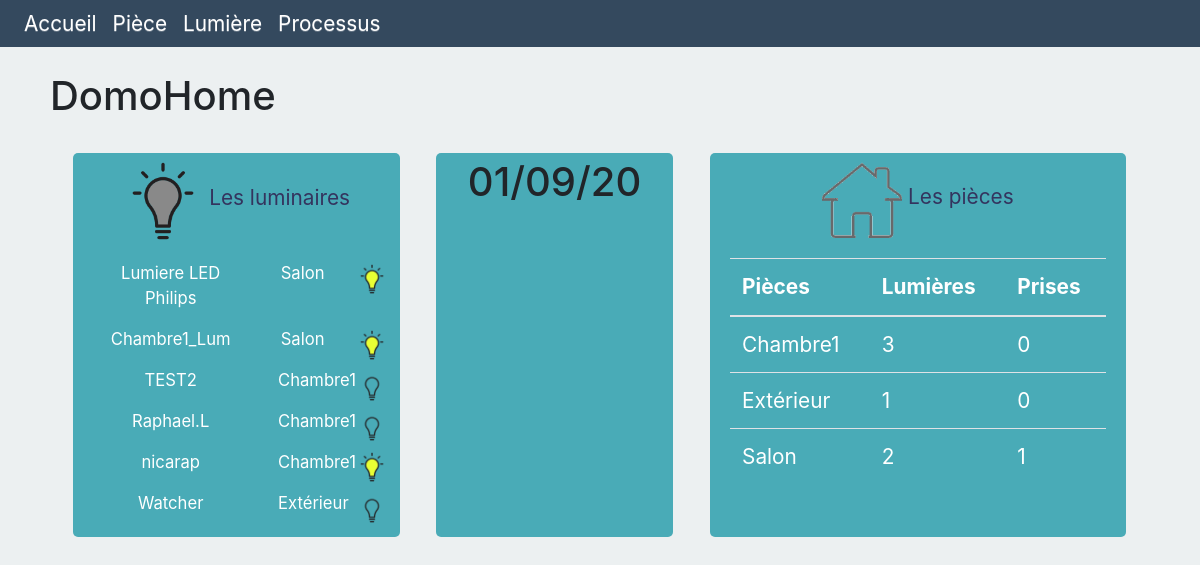
The page / on the database its author committed.
### maison_co/models.py (models this page shows, shortened)
class ObjectConnect(models.Model):
	name = models.CharField(max_length=100)
	CHOIX_ETAT = [
		(0, 'Off'),
		(1, 'On'),]
	CHOIX_COMM = [
		('WF', 'WiFi'),('BT', 'BlueTooth'),]
	fabricant = models.CharField(max_length=100, default="unknwon")
	etat = models.IntegerField(choices=CHOIX_ETAT, default=0)
	communication = models.CharField(max_length=100, choices=CHOIX_COMM, null=True)
	class Meta:
		abstract = True

class Lumiere(ObjectConnect):
	piece = models.ForeignKey('Piece', null=True, on_delete=models.SET_NULL)

class Piece(models.Model):
	name = models.CharField(max_length=100, verbose_name="Nom")
	surface = models.CharField(default=20,
								max_length=100)
	slug = models.SlugField(blank=True)
	def __str__(self):
		return self.name
	class Meta:
		verbose_name = "Pièce"
		ordering = ['name']

### maison_co/views.py (the view)
# urls.py: 2. Add a URL to urlpatterns:  path('', views.home, name='home')
@csrf_exempt
def home(request):
	myHome = Piece.objects.all()
	myUser = User.objects.all()
	myLum = Lumiere.objects.all()
	myCam = Camera.objects.all()
	myDate = datetime.date.today().strftime("%d/%m/%y")
	t_lum = {}
	t_cam = 0
	t_prise = 0
	if myHome:
		for p in myHome:
			t_lum[p] = (Lumiere.objects.filter(piece__pk=p.id).count(), PriseCo.objects.filter(piece__pk=p.id).count())
			t_cam = Camera.objects.filter(piece__pk=p.id).count()
			t_prise = PriseCo.objects.filter(piece__pk=p.id).count()
	return render(request, 'maison_co/dashboard.html', {
														'piece':myHome,
														'user':myUser,
														'lum':myLum,
														'date':myDate,
														'cam':myCam,
														't_lum':t_lum,
														't_cam':t_cam,
														't_prise':t_prise,
															}
														)

### maison_co/templates/maison_co/dashboard.html (shortened to what this page needs)
{% extends "base.html" %}{% load static %}
{% block title%}<h1>DomoHome</h1>{% endblock %}
{% block content %}
<div class="contaier">
	{% regroup lum by piece as lumimere %}
	<div class="row justify-content-start ligne1">
		<div class="col-sm-4">
			<div class="div_contain color-secondary borderrounded">
				<a href="MyLum">
					<div class="entete">
						<img src="{% static 'maison_co/image/amp.png' %}" class="img-lum margintop" alt="...">
						<p class="card-text inline">Les luminaires</p>
					</div>
				</a>
				<div class="container whitext">
				{% for l in lum %}
					<div class="row">
						<div class="col-sm-7 lowC">
		        			<p class="rounded center">{{l.name}}</p>
		        		</div>
		        		<div class="col-sm-3 lowC ">
		        			<p class="rounded center">{{l.piece.name}}</p>
		        		</div>
		        		<div class="col-sm-2" onclick="updateLum(this, '1', '{{l.id}}',-1)">
		        			{% if l.etat == 0 %}
					    	<img class="img-icone" alt="" src="{% static 'maison_co/image/amp_off.png' %}">
					    	{% else %}
					    	<img class="img-icone" alt="" src="{% static 'maison_co/image/amp_on.png' %}">
					    	{% endif %}
		        		</div>
	        		</div>
				{% endfor %}
				</div>
			</div>
     	</div>
     	<div class="col-sm-3">
			<div class="div_contain  color-secondary borderrounded">
				<h1 class="text-center">{{date}}</h1>
			</div>
     	</div>
     	<div class="col-sm-5">
			<div class="div_contain  color-secondary borderrounded">
				<a href="MyLum">
					<div class="entete">
						<img src="{% static 'maison_co/image/home.png' %}" class="margintop img-lum" alt="...">
						<p class="card-text inline">Les pièces</p>
					</div>
				</a>
				<div class="container whitext borderrounded">
					<table class="table">
						<thead>
							<tr>
								<th scope="col">Pièces</th>
								<th scope="col">Lumières</th>
								<th scope="col">Prises</th>
							</tr>
						</thead>
						<tbody>
				{% for name, nb_elmt in t_lum.items %}
							<tr>
								<td>{{name}}</td>
								<td>{{nb_elmt.0}}</td>
								<td>{{nb_elmt.1}}</td>
							</tr>
				{% endfor %}
					</tbody>
					</table>
				</div>
			</div>
     	</div>
    </div>
</div>
</div>
{% endblock %}

### maison_co/static/maison_co/css/style.css (style rules this page uses)
body { background-color: #ecf0f1; font-size: 1.3em; }
.color-secondary { background-color: #49abb7; }
.whitext { color: white; }
.center { text-align: center; margin-right: auto; margin-left: auto; }
.div_contain { margin-left: 1%; margin-right: 1%; height: 100%; padding:5px; }
.inline { display: inline-block; }
.borderrounded { border-radius: 5px; }
.div_contain .entete { text-align : center; }
.card-text { color: #34345e; }
.lowC { font-size: 0.8em; }
.margintop { margin-top: 1%; }
.img-icone { max-width: 30px; }
.img-lum { max-width: 80px; }

### rows shown on the page
Lumiere: name "Lumiere LED Philips", piece.name "Salon", etat 1 (drawn)
Lumiere: name "Chambre1_Lum", piece.name "Salon", etat 1 (drawn)
Lumiere: name "TEST2", piece.name "Chambre1", etat 0 (drawn)
Lumiere: name "Raphael.L", piece.name "Chambre1", etat 0 (drawn)
Lumiere: name "nicarap", piece.name "Chambre1", etat 1 (drawn)
Lumiere: name "Watcher", piece.name "Extérieur", etat 0 (drawn)
Piece: name "Chambre1", nb_elmt "3", nb_elmt "0"
Piece: name "Extérieur", nb_elmt "1", nb_elmt "0"
Piece: name "Salon", nb_elmt "2", id "1"
